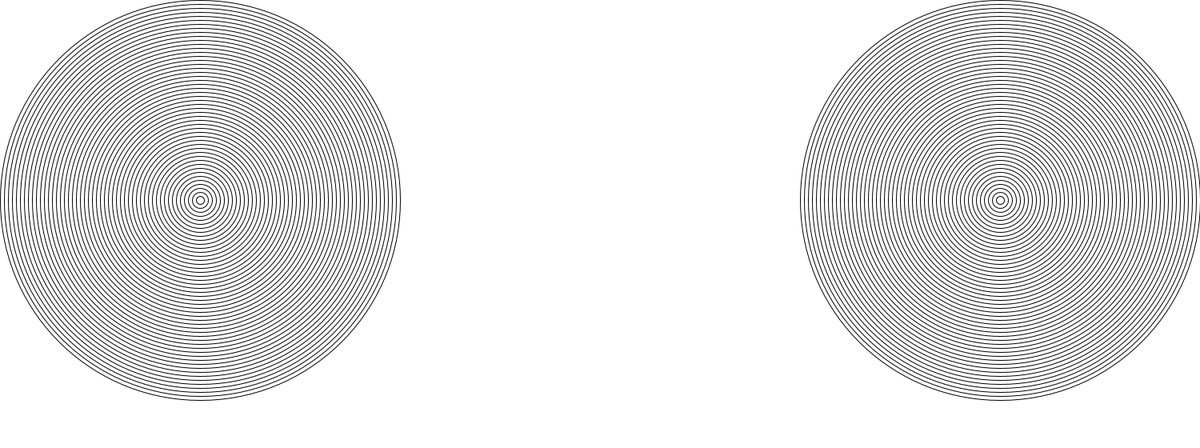
Frame 1 (no input)
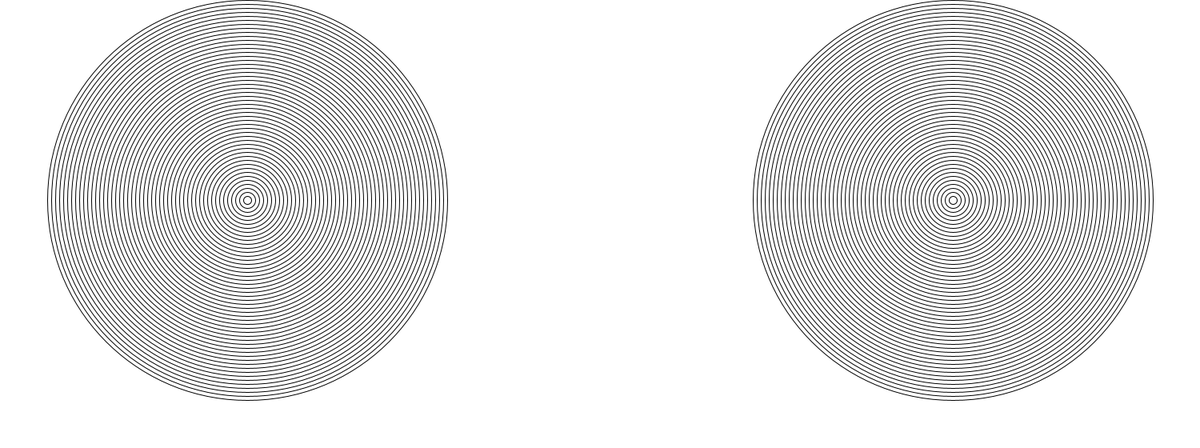
Frame 60 (the mouse pressed at the canvas centre just before this capture)
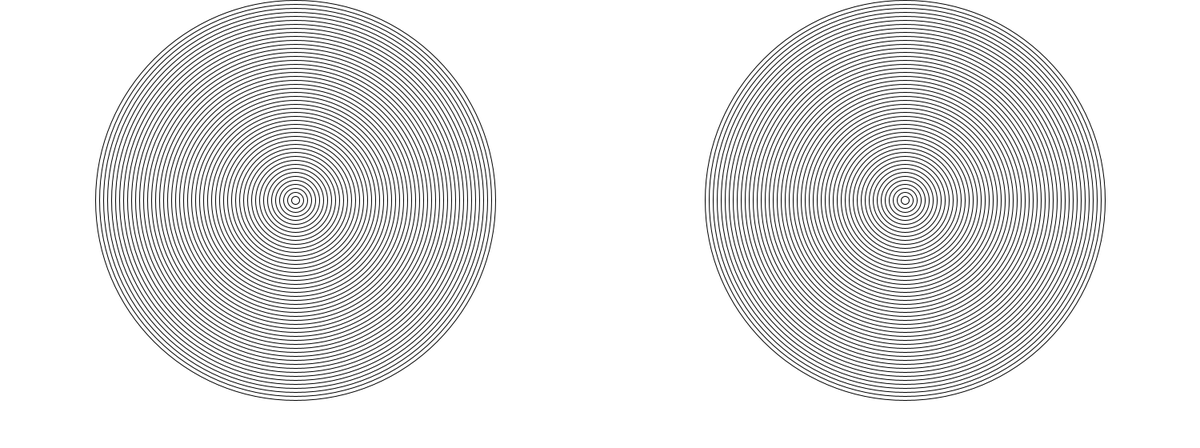
Frame 120 (the mouse held since frame 60 and released just before this capture)

The Processing sketch that drew these frames (run headless with seeded random() and noise(); from frame 60 on, the mouse is pressed at the canvas centre):

// Processing sketch: sketch_180903a
// ── sketch_180903a.pde
 int circle1X = 250;
 int circle2X = 1250;
void setup(){

  size(1500,560); 

}
void draw(){
 //leftcircle
  background(#FFFFFF);
  noFill();
  int size=500;
  
  for(int i = 0;i<50;i++){
     ellipse(circle1X,250,size,size);
    size-=10;
  }
   circle1X+=1;
   
   //right circle
   size = 500;
  for(int i = 0;i<50;i++){
     ellipse(circle2X,250,size,size);
    size-=10;
  }

    circle2X-=0.5;
}
  


  
